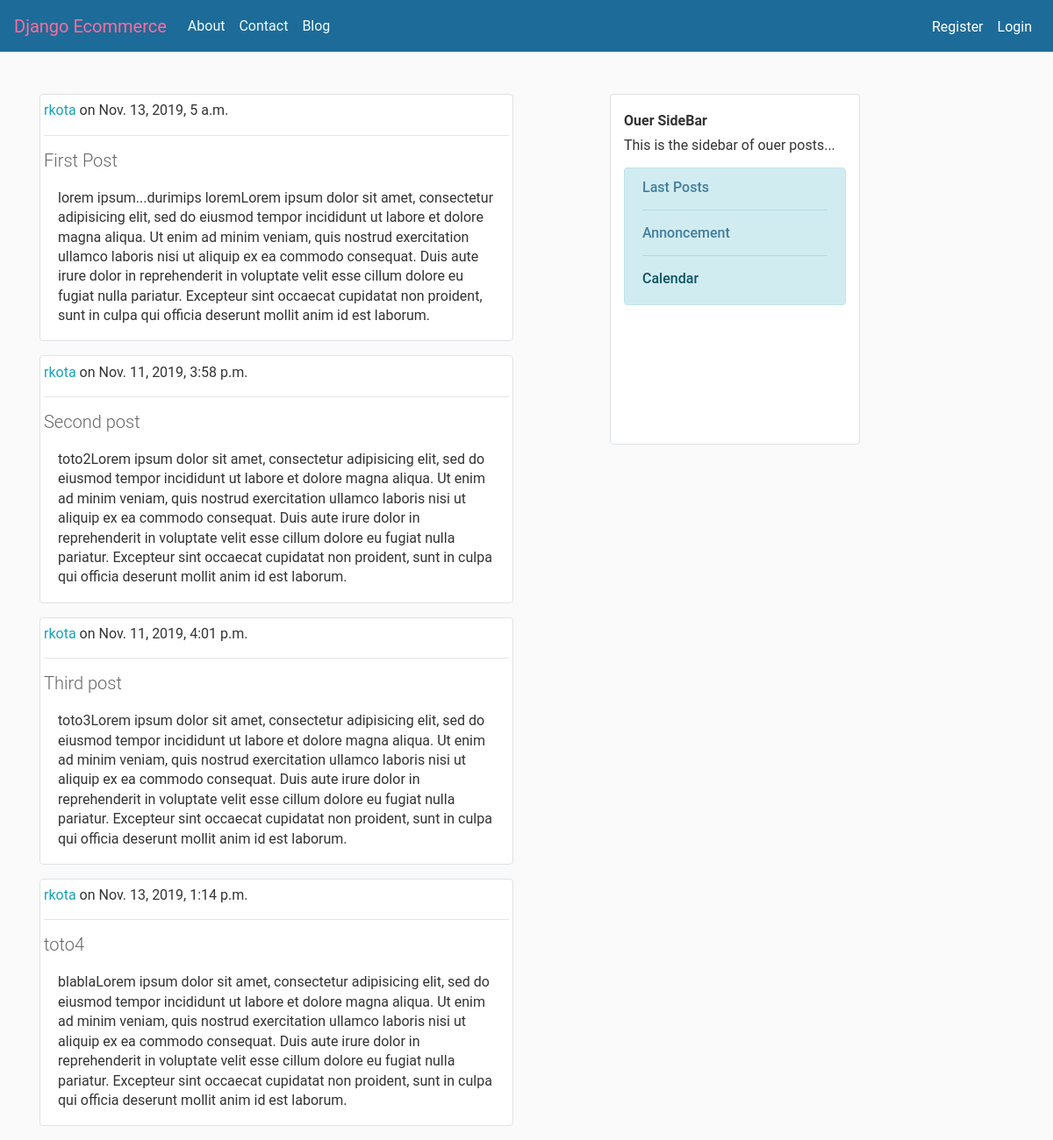
Screenshot of /blog/ with the database file from the repository.
### blog/models.py (models this page shows, shortened)
class Post(models.Model):
	title=models.CharField(max_length=100)
	content=models.TextField()
	date_posted=models.DateTimeField(default=timezone.now)
	auth=models.ForeignKey(User, on_delete=models.CASCADE)

### blog/views.py (the view)
def home(request):
	context={"posts":posts}
	return render(request,"blog/home.html",context)

### blog/templates/blog/home.html
{% extends 'blog/base.html' %}
	{% block content %}
				 <div class="row">
				  	 	<div class=" col-sm-6 col-md-6 col-lg-6 text-default">
				  	 	{% for post in posts %}
				 		<div class="img-thumbnail mb-3">
				 		<p><span class="text-info">{{post.auth}}</span> on {{post.date_posted}}</p> <hr>
				 			<h1>{{post.title}}</h1>
				 			<p class="pl-3 pr-3">{{post.content}}{% lorem %}</p>
				 		</div>
				 				{% endfor %}
				 			</div>
				 	<div class="col-sm-3 col-md-3 col-lg-3 offset-lg-1 offset-md-1 offset-sm-1 img-thumbnail" style="height: 400px;">
				 		<h2>Ouer SideBar</h2>
				 		<p>This is the sidebar of ouer posts...</p>
				 		<div class="img-thumbnail mb-3 alert alert-info">
				 			<h6><a href="{% url 'blog-last-post'%}" title="">Last Posts</a></h6> <hr>
				 			<h6><a href="{% url 'blog-post-annonce'%}" title="">Annoncement</a></h6><hr>
				 			<h6>Calendar</h6>
				 		</div>
				 	</div>
				 </div>
		{% endblock content %}

### static_my_proj/css/style.css (style rules this page uses)
body { background-color:#fafafa; font-family: "Roboto","Lucida Grande","DejaVu Sans","Bitstream Vera Sans",Verdana,Arial,sans-serif; margin: auto; padding: auto; color:#333333; text-decoration: none; }
p, ol, ul, dl { margin: .2em 0 .8em 0; }
p { padding: 0; line-height: 140%; }
h1,h2,h3,h4,h5 { font-weight: bold; }
h1 { margin: 0 0 20px; font-weight: 300; font-size: 20px; color: #666; }
h2 { font-size: 16px; margin: 1em 0 .5em 0; }
a:link, a:visited { color: #447e9b; text-decoration: none; }

### rows the page displays
Post: auth "rkota", date_posted "Nov. 13, 2019, 5 a.m.", title "First Post", content "lorem ipsum...durimips lorem", lorem "Lorem ipsum dolor sit amet, consectetur adipisicing elit, sed do eiusmod tempor incididunt ut labore et dolore magna aliqua. Ut enim ad minim veniam, quis nostrud exercitation ullamco laboris nisi ut aliquip ex ea commodo consequat. Duis aute irure dolor in reprehenderit in voluptate velit esse cillum dolore eu fugiat nulla pariatur. Excepteur sint occaecat cupidatat non proident, sunt in culpa qui officia deserunt mollit anim id est laborum."
Post: auth "rkota", date_posted "Nov. 11, 2019, 3:58 p.m.", title "Second post", content "toto2", lorem "Lorem ipsum dolor sit amet, consectetur adipisicing elit, sed do eiusmod tempor incididunt ut labore et dolore magna aliqua. Ut enim ad minim veniam, quis nostrud exercitation ullamco laboris nisi ut aliquip ex ea commodo consequat. Duis aute irure dolor in reprehenderit in voluptate velit esse cillum dolore eu fugiat nulla pariatur. Excepteur sint occaecat cupidatat non proident, sunt in culpa qui officia deserunt mollit anim id est laborum."
Post: auth "rkota", date_posted "Nov. 11, 2019, 4:01 p.m.", title "Third post", content "toto3", lorem "Lorem ipsum dolor sit amet, consectetur adipisicing elit, sed do eiusmod tempor incididunt ut labore et dolore magna aliqua. Ut enim ad minim veniam, quis nostrud exercitation ullamco laboris nisi ut aliquip ex ea commodo consequat. Duis aute irure dolor in reprehenderit in voluptate velit esse cillum dolore eu fugiat nulla pariatur. Excepteur sint occaecat cupidatat non proident, sunt in culpa qui officia deserunt mollit anim id est laborum."
Post: auth "rkota", date_posted "Nov. 13, 2019, 1:14 p.m.", title "toto4", content "blabla", lorem "Lorem ipsum dolor sit amet, consectetur adipisicing elit, sed do eiusmod tempor incididunt ut labore et dolore magna aliqua. Ut enim ad minim veniam, quis nostrud exercitation ullamco laboris nisi ut aliquip ex ea commodo consequat. Duis aute irure dolor in reprehenderit in voluptate velit esse cillum dolore eu fugiat nulla pariatur. Excepteur sint occaecat cupidatat non proident, sunt in culpa qui officia deserunt mollit anim id est laborum."
